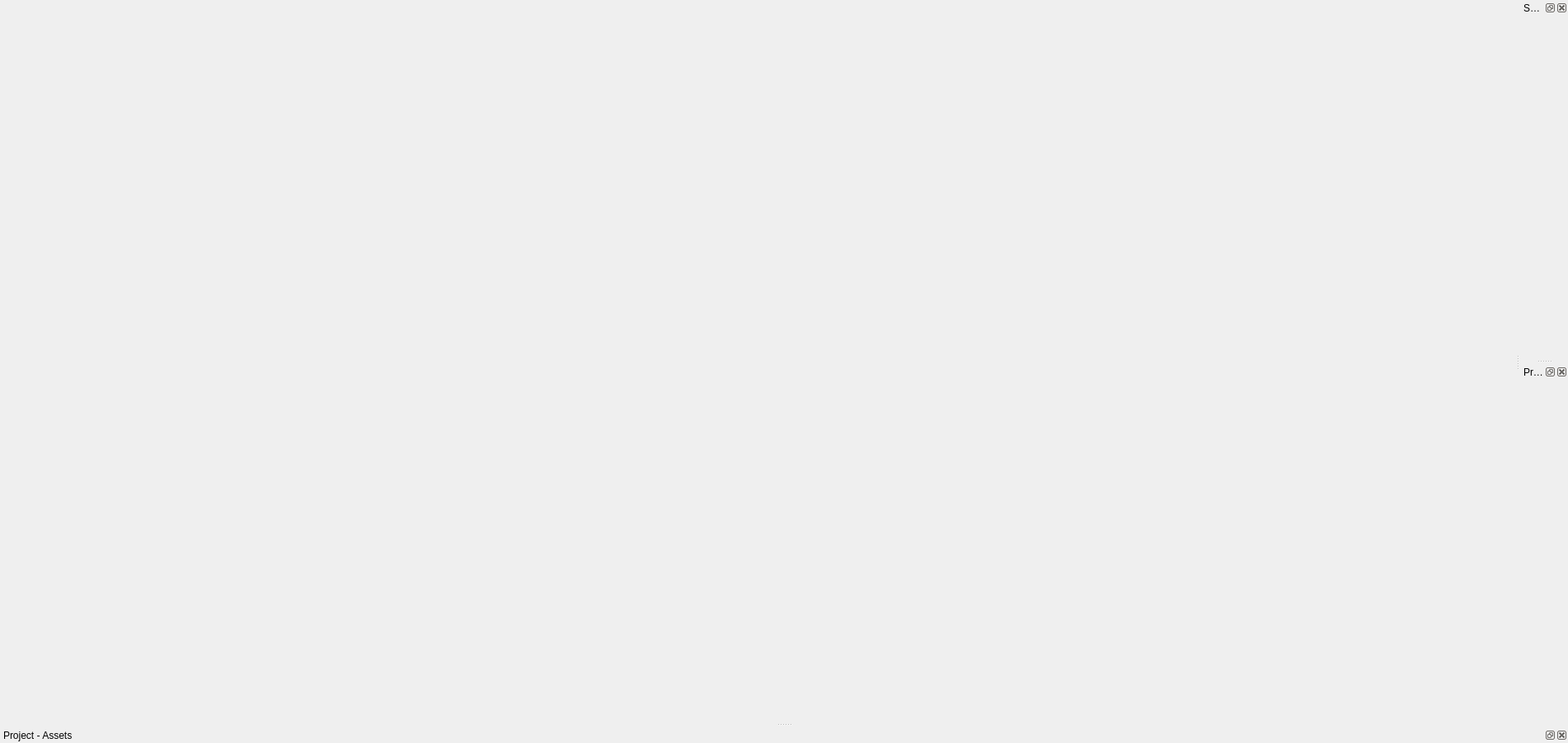
<?xml version="1.0" encoding="UTF-8"?>
<ui version="4.0">
 <class>EditorWindow</class>
 <widget class="QMainWindow" name="EditorWindow">
  <property name="geometry">
   <rect>
    <x>0</x>
    <y>0</y>
    <width>1900</width>
    <height>900</height>
   </rect>
  </property>
  <property name="windowTitle">
   <string/>
  </property>
  <property name="windowIcon">
   <iconset resource="../gameplay-editor.qrc">
    <normaloff>:/res/images/icon.png</normaloff>:/res/images/icon.png</iconset>
  </property>
  <property name="tabShape">
   <enum>QTabWidget::Rounded</enum>
  </property>
  <property name="dockOptions">
   <set>QMainWindow::AllowTabbedDocks|QMainWindow::AnimatedDocks</set>
  </property>
  <widget class="QWidget" name="centralWidget"/>
  <widget class="QDockWidget" name="sceneDockWidget">
   <property name="allowedAreas">
    <set>Qt::BottomDockWidgetArea|Qt::RightDockWidgetArea</set>
   </property>
   <property name="windowTitle">
    <string>Scene</string>
   </property>
   <attribute name="dockWidgetArea">
    <number>2</number>
   </attribute>
   <widget class="QWidget" name="sceneDockWidgetContents"/>
  </widget>
  <widget class="QDockWidget" name="propertiesDockWidget">
   <property name="allowedAreas">
    <set>Qt::BottomDockWidgetArea|Qt::RightDockWidgetArea</set>
   </property>
   <property name="windowTitle">
    <string>Properties</string>
   </property>
   <attribute name="dockWidgetArea">
    <number>2</number>
   </attribute>
   <widget class="QWidget" name="propertiesDockWidgetContents"/>
  </widget>
  <widget class="QDockWidget" name="projectDockWidget">
   <property name="allowedAreas">
    <set>Qt::BottomDockWidgetArea|Qt::RightDockWidgetArea</set>
   </property>
   <property name="windowTitle">
    <string>Project - Assets</string>
   </property>
   <attribute name="dockWidgetArea">
    <number>8</number>
   </attribute>
   <widget class="QWidget" name="projectDockWidgetContents"/>
  </widget>
  <action name="actionNew">
   <property name="icon">
    <iconset resource="../gameplay-editor.qrc">
     <normaloff>:/res/images/project-new.png</normaloff>:/res/images/project-new.png</iconset>
   </property>
   <property name="text">
    <string>New</string>
   </property>
   <property name="shortcut">
    <string>Meta+Shift+N</string>
   </property>
  </action>
  <action name="actionOpen">
   <property name="icon">
    <iconset resource="../gameplay-editor.qrc">
     <normaloff>:/res/images/project-open.png</normaloff>:/res/images/project-open.png</iconset>
   </property>
   <property name="text">
    <string>Open</string>
   </property>
   <property name="shortcut">
    <string>Meta+Shift+O</string>
   </property>
  </action>
  <action name="actionSave">
   <property name="icon">
    <iconset resource="../gameplay-editor.qrc">
     <normaloff>:/res/images/project-save.png</normaloff>:/res/images/project-save.png</iconset>
   </property>
   <property name="text">
    <string>Save</string>
   </property>
   <property name="shortcut">
    <string>Meta+S</string>
   </property>
  </action>
  <action name="actionPreferences">
   <property name="icon">
    <iconset resource="../gameplay-editor.qrc">
     <normaloff>:/res/images/project-preferences.png</normaloff>:/res/images/project-preferences.png</iconset>
   </property>
   <property name="text">
    <string>Preferences</string>
   </property>
  </action>
  <action name="actionUndo">
   <property name="text">
    <string>Undo</string>
   </property>
   <property name="shortcut">
    <string>Meta+Z</string>
   </property>
  </action>
  <action name="actionRedo">
   <property name="text">
    <string>Redo</string>
   </property>
   <property name="shortcut">
    <string>Meta+Y</string>
   </property>
  </action>
  <action name="actionCut">
   <property name="text">
    <string>Cut</string>
   </property>
   <property name="shortcut">
    <string>Meta+X</string>
   </property>
  </action>
  <action name="actionCopy">
   <property name="text">
    <string>Copy</string>
   </property>
   <property name="shortcut">
    <string>Meta+C</string>
   </property>
  </action>
  <action name="actionPaste">
   <property name="text">
    <string>Paste</string>
   </property>
   <property name="shortcut">
    <string>Meta+V</string>
   </property>
  </action>
  <action name="actionDuplicate">
   <property name="text">
    <string>Duplicate</string>
   </property>
   <property name="shortcut">
    <string>Meta+D</string>
   </property>
  </action>
  <action name="actionDelete">
   <property name="text">
    <string>Delete</string>
   </property>
   <property name="shortcut">
    <string>Meta+Backspace</string>
   </property>
  </action>
  <action name="actionFrame">
   <property name="text">
    <string>Frame (Center)</string>
   </property>
   <property name="shortcut">
    <string>F</string>
   </property>
  </action>
  <action name="actionFind">
   <property name="text">
    <string>Find</string>
   </property>
   <property name="shortcut">
    <string>Meta+F</string>
   </property>
  </action>
  <action name="actionImport">
   <property name="icon">
    <iconset resource="../gameplay-editor.qrc">
     <normaloff>:/res/images/project-import.png</normaloff>:/res/images/project-import.png</iconset>
   </property>
   <property name="text">
    <string>Import Asset</string>
   </property>
   <property name="shortcut">
    <string>Meta+I</string>
   </property>
  </action>
  <action name="actionAdd">
   <property name="icon">
    <iconset resource="../gameplay-editor.qrc">
     <normaloff>:/res/images/scene-add.png</normaloff>:/res/images/scene-add.png</iconset>
   </property>
   <property name="text">
    <string>Add to Scene</string>
   </property>
   <property name="shortcut">
    <string>Meta+N</string>
   </property>
  </action>
  <action name="actionHelp">
   <property name="icon">
    <iconset resource="../gameplay-editor.qrc">
     <normaloff>:/res/images/project-help.png</normaloff>:/res/images/project-help.png</iconset>
   </property>
   <property name="text">
    <string>Help</string>
   </property>
   <property name="shortcut">
    <string>Meta+H</string>
   </property>
  </action>
  <action name="actionAbout">
   <property name="text">
    <string>About</string>
   </property>
  </action>
  <action name="actionPlay">
   <property name="icon">
    <iconset resource="../gameplay-editor.qrc">
     <normaloff>:/res/images/project-play.png</normaloff>:/res/images/project-play.png</iconset>
   </property>
   <property name="text">
    <string>Play Game</string>
   </property>
   <property name="shortcut">
    <string>F5</string>
   </property>
  </action>
  <action name="actionPackage">
   <property name="icon">
    <iconset resource="../gameplay-editor.qrc">
     <normaloff>:/res/images/project-package.png</normaloff>:/res/images/project-package.png</iconset>
   </property>
   <property name="text">
    <string>Package</string>
   </property>
   <property name="shortcut">
    <string>F7</string>
   </property>
  </action>
  <action name="actionGrid">
   <property name="icon">
    <iconset resource="../gameplay-editor.qrc">
     <normaloff>:/res/images/view-grid.png</normaloff>:/res/images/view-grid.png</iconset>
   </property>
   <property name="text">
    <string>View Grid</string>
   </property>
  </action>
  <action name="actionFullscreen">
   <property name="icon">
    <iconset resource="../gameplay-editor.qrc">
     <normaloff>:/res/images/view-fullscreen.png</normaloff>:/res/images/view-fullscreen.png</iconset>
   </property>
   <property name="text">
    <string>View Fullscreen</string>
   </property>
  </action>
  <action name="actionMove">
   <property name="checkable">
    <bool>true</bool>
   </property>
   <property name="checked">
    <bool>false</bool>
   </property>
   <property name="icon">
    <iconset resource="../gameplay-editor.qrc">
     <normaloff>:/res/images/toolbar-move.png</normaloff>:/res/images/toolbar-move.png</iconset>
   </property>
   <property name="text">
    <string>Move (W)</string>
   </property>
   <property name="toolTip">
    <string>Move (W)</string>
   </property>
   <property name="shortcut">
    <string>W</string>
   </property>
  </action>
  <action name="actionRotate">
   <property name="checkable">
    <bool>true</bool>
   </property>
   <property name="icon">
    <iconset resource="../gameplay-editor.qrc">
     <normaloff>:/res/images/toolbar-rotate.png</normaloff>:/res/images/toolbar-rotate.png</iconset>
   </property>
   <property name="text">
    <string>Rotate (E)</string>
   </property>
   <property name="toolTip">
    <string>Rotate (E)</string>
   </property>
   <property name="shortcut">
    <string>E</string>
   </property>
  </action>
  <action name="actionScale">
   <property name="checkable">
    <bool>true</bool>
   </property>
   <property name="icon">
    <iconset resource="../gameplay-editor.qrc">
     <normaloff>:/res/images/toolbar-scale.png</normaloff>:/res/images/toolbar-scale.png</iconset>
   </property>
   <property name="text">
    <string>Scale (R)</string>
   </property>
   <property name="toolTip">
    <string>Scale (R)</string>
   </property>
   <property name="shortcut">
    <string>R</string>
   </property>
  </action>
  <action name="actionPan">
   <property name="checkable">
    <bool>true</bool>
   </property>
   <property name="checked">
    <bool>true</bool>
   </property>
   <property name="icon">
    <iconset resource="../gameplay-editor.qrc">
     <normaloff>:/res/images/toolbar-pan.png</normaloff>:/res/images/toolbar-pan.png</iconset>
   </property>
   <property name="text">
    <string>Pan (Q)</string>
   </property>
   <property name="toolTip">
    <string>Pan  (Q)</string>
   </property>
  </action>
  <action name="actionSelect">
   <property name="checkable">
    <bool>true</bool>
   </property>
   <property name="icon">
    <iconset resource="../gameplay-editor.qrc">
     <normaloff>:/res/images/toolbar-select.png</normaloff>:/res/images/toolbar-select.png</iconset>
   </property>
   <property name="text">
    <string>Select (Left Mouse Click + Drag)</string>
   </property>
  </action>
  <action name="actionSelectAll">
   <property name="text">
    <string>Select All</string>
   </property>
   <property name="shortcut">
    <string>Meta+A</string>
   </property>
  </action>
  <action name="actionAdd_Node">
   <property name="icon">
    <iconset resource="../gameplay-editor.qrc">
     <normaloff>:/res/images/scene-node.png</normaloff>:/res/images/scene-node.png</iconset>
   </property>
   <property name="text">
    <string>Add Node</string>
   </property>
   <property name="toolTip">
    <string>Add Node</string>
   </property>
  </action>
  <action name="actionAdd_Cube">
   <property name="icon">
    <iconset resource="../gameplay-editor.qrc">
     <normaloff>:/res/images/scene-shape-cube.png</normaloff>:/res/images/scene-shape-cube.png</iconset>
   </property>
   <property name="text">
    <string>Add Cube</string>
   </property>
   <property name="toolTip">
    <string>Add Cube</string>
   </property>
  </action>
  <action name="actionAdd_Cone">
   <property name="icon">
    <iconset resource="../gameplay-editor.qrc">
     <normaloff>:/res/images/scene-shape-cone.png</normaloff>:/res/images/scene-shape-cone.png</iconset>
   </property>
   <property name="text">
    <string>Add Cone</string>
   </property>
   <property name="toolTip">
    <string>Add Cone</string>
   </property>
  </action>
  <action name="actionAdd_Cylinder">
   <property name="icon">
    <iconset resource="../gameplay-editor.qrc">
     <normaloff>:/res/images/scene-shape-cylinder.png</normaloff>:/res/images/scene-shape-cylinder.png</iconset>
   </property>
   <property name="text">
    <string>Add Cylinder</string>
   </property>
   <property name="toolTip">
    <string>Add Cylinder</string>
   </property>
  </action>
  <action name="actionAdd_Sphere">
   <property name="icon">
    <iconset resource="../gameplay-editor.qrc">
     <normaloff>:/res/images/scene-shape-sphere.png</normaloff>:/res/images/scene-shape-sphere.png</iconset>
   </property>
   <property name="text">
    <string>Add Sphere</string>
   </property>
   <property name="toolTip">
    <string>Add Sphere</string>
   </property>
  </action>
  <action name="actionAdd_Camera">
   <property name="icon">
    <iconset resource="../gameplay-editor.qrc">
     <normaloff>:/res/images/scene-camera.png</normaloff>:/res/images/scene-camera.png</iconset>
   </property>
   <property name="text">
    <string>Add Camera</string>
   </property>
   <property name="toolTip">
    <string>Add Camera</string>
   </property>
  </action>
  <action name="actionAdd_SpotLight">
   <property name="icon">
    <iconset resource="../gameplay-editor.qrc">
     <normaloff>:/res/images/scene-light-spot.png</normaloff>:/res/images/scene-light-spot.png</iconset>
   </property>
   <property name="text">
    <string>Add Spot Light</string>
   </property>
   <property name="toolTip">
    <string>Add Spot Light</string>
   </property>
  </action>
  <action name="actionAdd_PointLight">
   <property name="icon">
    <iconset resource="../gameplay-editor.qrc">
     <normaloff>:/res/images/scene-light-point.png</normaloff>:/res/images/scene-light-point.png</iconset>
   </property>
   <property name="text">
    <string>Add Point Light</string>
   </property>
   <property name="toolTip">
    <string>Add Point Light</string>
   </property>
  </action>
  <action name="actionAdd_DirectionalLight">
   <property name="icon">
    <iconset resource="../gameplay-editor.qrc">
     <normaloff>:/res/images/scene-light-directional.png</normaloff>:/res/images/scene-light-directional.png</iconset>
   </property>
   <property name="text">
    <string>Add Directional Light</string>
   </property>
   <property name="toolTip">
    <string>Add Directional Light</string>
   </property>
  </action>
  <action name="actionAdd_Terrain">
   <property name="icon">
    <iconset resource="../gameplay-editor.qrc">
     <normaloff>:/res/images/scene-terrain.png</normaloff>:/res/images/scene-terrain.png</iconset>
   </property>
   <property name="text">
    <string>Add Terrain</string>
   </property>
   <property name="toolTip">
    <string>Add Terrain</string>
   </property>
  </action>
  <action name="actionAdd_Sprite">
   <property name="icon">
    <iconset resource="../gameplay-editor.qrc">
     <normaloff>:/res/images/scene-sprite.png</normaloff>:/res/images/scene-sprite.png</iconset>
   </property>
   <property name="text">
    <string>Add Sprite</string>
   </property>
   <property name="toolTip">
    <string>Add Sprite</string>
   </property>
  </action>
  <action name="actionAdd_Text">
   <property name="icon">
    <iconset resource="../gameplay-editor.qrc">
     <normaloff>:/res/images/scene-text.png</normaloff>:/res/images/scene-text.png</iconset>
   </property>
   <property name="text">
    <string>Add Text</string>
   </property>
   <property name="toolTip">
    <string>Add Text</string>
   </property>
  </action>
  <action name="actionAdd_Form">
   <property name="icon">
    <iconset resource="../gameplay-editor.qrc">
     <normaloff>:/res/images/scene-form.png</normaloff>:/res/images/scene-form.png</iconset>
   </property>
   <property name="text">
    <string>Add Form</string>
   </property>
   <property name="toolTip">
    <string>Add Form</string>
   </property>
  </action>
  <action name="actionAdd_ParticleEmitter">
   <property name="icon">
    <iconset resource="../gameplay-editor.qrc">
     <normaloff>:/res/images/scene-particles.png</normaloff>:/res/images/scene-particles.png</iconset>
   </property>
   <property name="text">
    <string>Add Particle Emitter</string>
   </property>
   <property name="toolTip">
    <string>Add Particle Emitter</string>
   </property>
  </action>
  <action name="actionAdd_Audio">
   <property name="icon">
    <iconset resource="../gameplay-editor.qrc">
     <normaloff>:/res/images/scene-audio.png</normaloff>:/res/images/scene-audio.png</iconset>
   </property>
   <property name="text">
    <string>Add Audio</string>
   </property>
   <property name="toolTip">
    <string>Add Audio</string>
   </property>
  </action>
  <action name="actionAdd_Video">
   <property name="icon">
    <iconset resource="../gameplay-editor.qrc">
     <normaloff>:/res/images/scene-video.png</normaloff>:/res/images/scene-video.png</iconset>
   </property>
   <property name="text">
    <string>Add Video</string>
   </property>
   <property name="toolTip">
    <string>Add Video</string>
   </property>
  </action>
 </widget>
 <layoutdefault spacing="6" margin="11"/>
 <resources>
  <include location="../gameplay-editor.qrc"/>
 </resources>
 <connections/>
 <slots>
  <slot>openProject()</slot>
  <slot>newProject()</slot>
  <slot>closeProject()</slot>
 </slots>
</ui>
